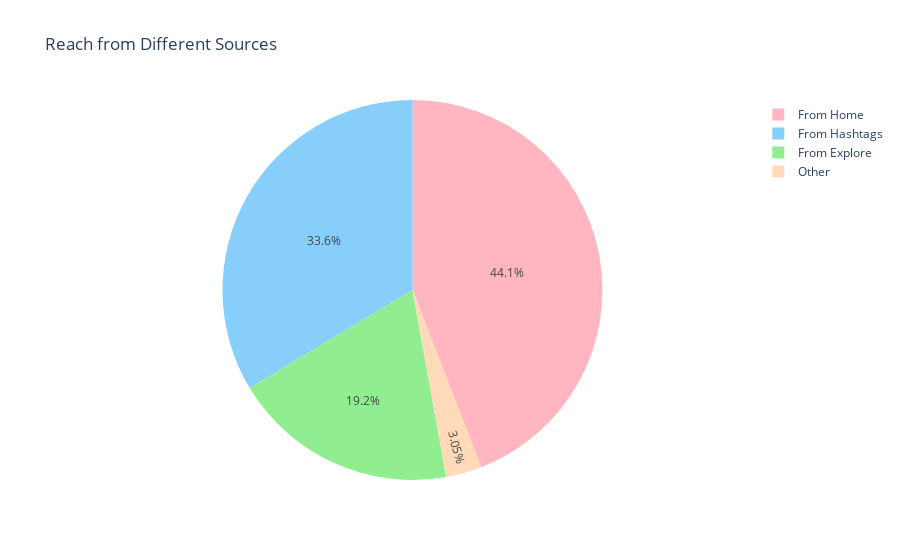

Notebook code for this chart:
### Markdown cell above
Q.7: Have a look at the distribution of reach from different sources as shown below

### Code cell
df = pd.DataFrame(data)
home = df["From Home"].sum()
hashtags =df["From Hashtags"].sum()
explore = df["From Explore"].sum()
other = df["From Other"].sum()
colors = ['#FFB6C1', '#87CEFA', '#90EE90', '#FFDAB9']
labels = ['From Home','From Hashtags','From Explore','Other']
values = [home, hashtags, explore, other]
fig = px.pie(data, values=values, names=labels,title='Reach from Different Sources',color_discrete_sequence=colors)
fig.show()

### Figure 1 — Plotly figure (JSON) as saved in the notebook; plotly's stock layout.template omitted (floating-point values rounded to 4 significant figures)
{"data": [{"domain": {"x": [0, 1], "y": [0, 1]}, "hovertemplate": "label=%{label}<br>value=%{value}<extra></extra>", "labels": ["From Home", "From Hashtags", "From Explore", "Other"], "legendgroup": "", "name": "", "showlegend": true, "type": "pie", "values": [294619, 224614, 128294, 20360]}], "layout": {"autosize": true, "legend": {"tracegroupgap": 0}, "piecolorway": ["#FFB6C1", "#87CEFA", "#90EE90", "#FFDAB9"], "title": {"text": "Reach from Different Sources"}}}
